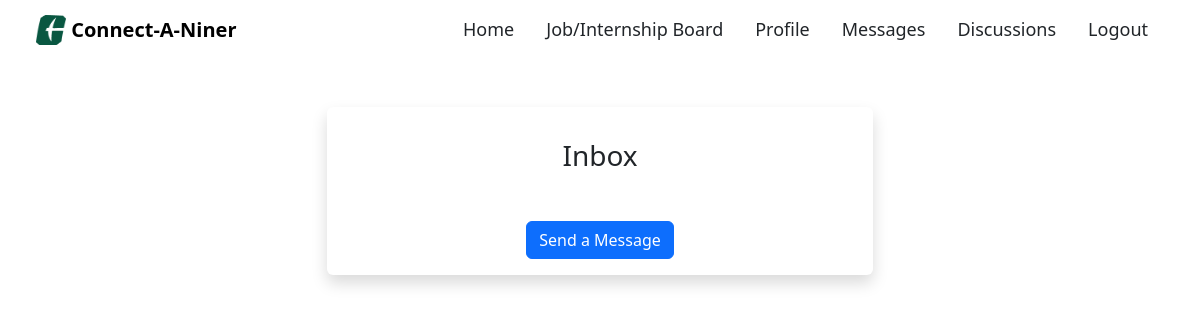
The page /inbox/ (signed in) on the database as committed earlier.
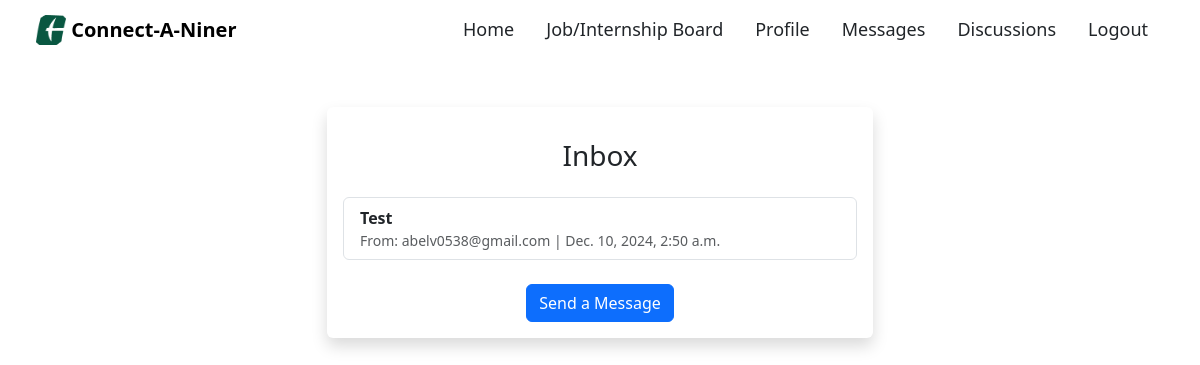
The same page on the database as committed later.
### base/models.py (models this page shows, shortened)
class Message(models.Model):
    sender = models.ForeignKey(
        settings.AUTH_USER_MODEL, related_name='sent_messages', on_delete=models.CASCADE
    )
    recipient = models.ForeignKey(
        settings.AUTH_USER_MODEL, related_name='received_messages', on_delete=models.CASCADE
    )
    subject = models.CharField(max_length=255)
    body = models.TextField()
    timestamp = models.DateTimeField(auto_now_add=True)
    is_read = models.BooleanField(default=False)

class User(AbstractBaseUser, PermissionsMixin):
    name = models.CharField(max_length=200, null=True)
    email = models.EmailField(unique=True, null=False)  # Ensuring email is unique and required
    bio = models.TextField(null=True)
    is_active = models.BooleanField(default=True)
    is_staff = models.BooleanField(default=False)
    USERNAME_FIELD = 'email'
    REQUIRED_FIELDS = []  # Since email is the USERNAME_FIELD, no other fields are required
    objects = CustomUserManager()
    def __str__(self):
        return self.email

### base/views.py (the view)
# urls.py: path('inbox/', views.inbox, name='inbox'),
@login_required
def inbox(request):
    messages = Message.objects.filter(recipient=request.user).order_by('-timestamp')
    return render(request, 'messaging/inbox.html', {'messages': messages})

### base/templates/messaging/inbox.html (shortened to what this page needs)
{% extends 'base.html' %}
{% block content %}
<div class="container mt-5">
  <div class="row">
    <div class="col-12 col-sm-8 col-md-6 m-auto">
      <div class="card border-0 shadow">
        <div class="card-body">
          <h1 class="text-center fs-3 p-3">Inbox</h1>
          <ul class="list-group">
            {% for message in messages %}
            <li class="list-group-item d-flex justify-content-between align-items-center">
              <div>
                <a href="{% url 'view_message' message.id %}" class="text-decoration-none text-dark fw-bold">
                  {{ message.subject }}
                </a>
                <small class="d-block text-muted">From: {{ message.sender }} | {{ message.timestamp }}</small>
              </div>
            </li>
            {% endfor %}
          </ul>
          <div class="text-center mt-4">
            <a href="{% url 'send_message' %}" class="btn btn-primary">
              Send a Message
            </a>
          </div>
        </div>
      </div>
    </div>
  </div>
</div>
{% endblock %}

Rows that differ between the two databases and show on the page:
added Message: subject "Test", sender "abelv0538@gmail.com", timestamp "Dec. 10, 2024, 2:50 a.m."
